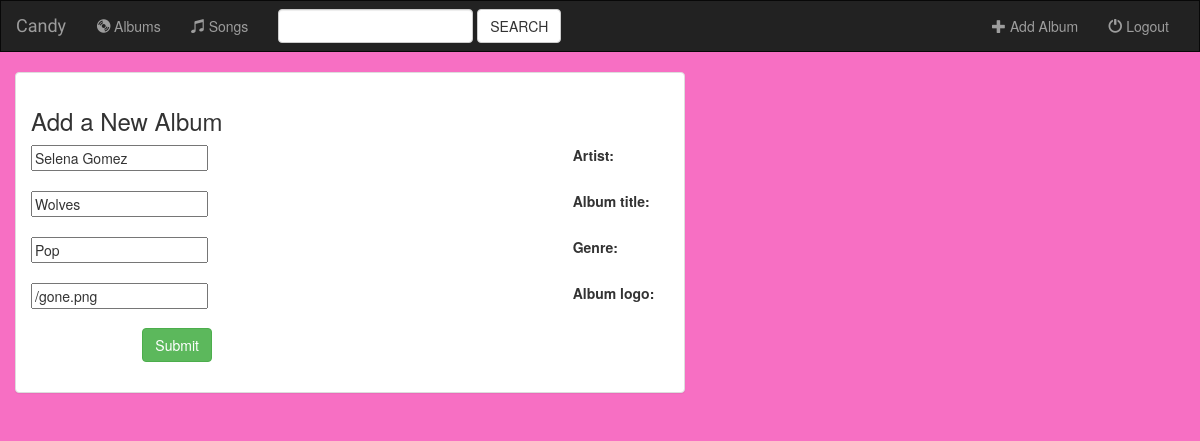
/music/album/4/, run on the app's committed database.
### music/models.py (models this page shows, shortened)
class Album(models.Model):
    artist=models.CharField(max_length=250)
    album_title=models.CharField(max_length=250)
    genre=models.CharField(max_length=250)
    album_logo=models.CharField(max_length=10000)

### music/views.py (the view)
# urls.py: url(r'album/(?P<pk>[0-9]+)/$', views.AlbumUpdate.as_view(), name='album-update'),
class AlbumUpdate(UpdateView):
    model = Album
    fields = ['artist','album_title','genre','album_logo']

### music/templates/music/album_form.html (shortened to what this page needs)
{% extends 'music/base.html' %}
{% block body %}
<div class="container-fluid">
    <div class="row">
        <div class="col-sm-12 col-md-7">
            <div class="panel panel-default">
                <div class="panel-body">
                                <h3>Add a New Album </h3>
                   <form class="form-horizontal" action=""method="post" enctype="multipart/form-data">
                       {% include 'music/form-template.html' %}
                       <div class="form-group">
                           <div class="col-sm-offset-2 col-sm-10">
                               <button type="submit" class="btn btn-success"> Submit </button>
                               <body style="background: rgb(247, 111, 195)"></body>
                            </div>
                       </div>
                </form>
                </div>
            </div>
        </div>
    </div>
</div>
{% endblock %}

### music/templates/music/form-template.html (shortened to what this page needs)
{% for field in form %}
   <div class="form-group">
       <div class="col-sm-offset-2 col-sm-10">
       </div>
       <label> <class="control-label col-sm-2">{{field.label_tag}}</label>
       <div class="col-sm-10">{{ field }}</div>
    </div>
{% endfor %}

### music/static/music/style.css (style rules this page uses)
body { background: white url("images/background.png"); }

### data on the page
Album: form "Selena Gomez" "Wolves" "Pop" "/gone.png"

### other printed values
{{ field.label_tag }} "Artist:" "Album title:" "Genre:" "Album logo:"
